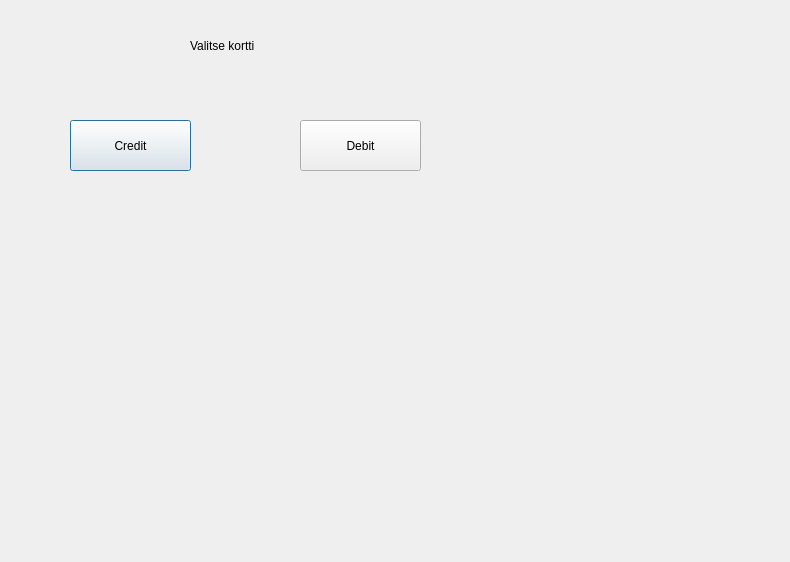
<?xml version="1.0" encoding="UTF-8"?>
<ui version="4.0">
 <class>ChooseCard</class>
 <widget class="QDialog" name="ChooseCard">
  <property name="geometry">
   <rect>
    <x>0</x>
    <y>0</y>
    <width>790</width>
    <height>562</height>
   </rect>
  </property>
  <property name="windowTitle">
   <string>Dialog</string>
  </property>
  <widget class="QPushButton" name="btn_Credit">
   <property name="geometry">
    <rect>
     <x>70</x>
     <y>120</y>
     <width>121</width>
     <height>51</height>
    </rect>
   </property>
   <property name="text">
    <string>Credit</string>
   </property>
  </widget>
  <widget class="QPushButton" name="btn_Debit">
   <property name="geometry">
    <rect>
     <x>300</x>
     <y>120</y>
     <width>121</width>
     <height>51</height>
    </rect>
   </property>
   <property name="text">
    <string>Debit</string>
   </property>
  </widget>
  <widget class="QLabel" name="label">
   <property name="geometry">
    <rect>
     <x>190</x>
     <y>20</y>
     <width>141</width>
     <height>51</height>
    </rect>
   </property>
   <property name="text">
    <string>Valitse kortti</string>
   </property>
  </widget>
 </widget>
 <resources/>
 <connections/>
</ui>
